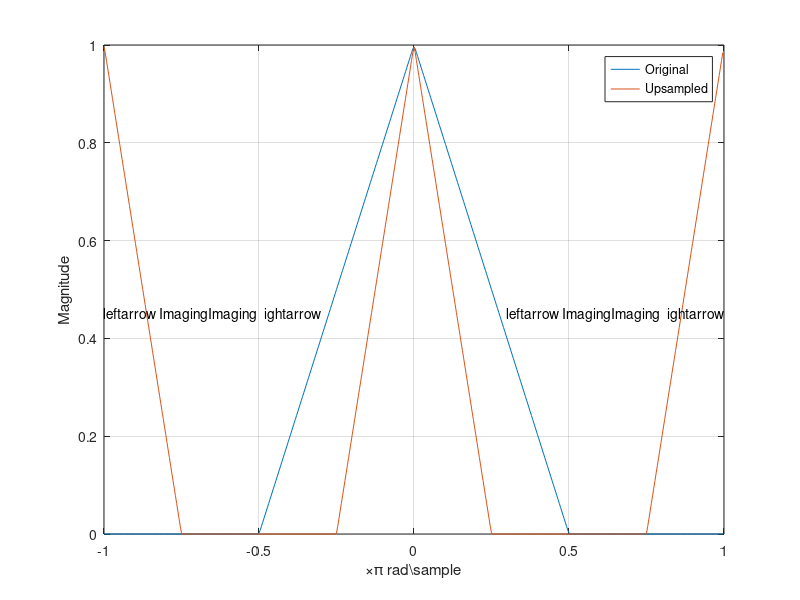

The MATLAB script that drew this image:
clc;
clear all;
close all;

f = [0 0.250 0.500 0.7500 1];
a = [1.0000 0.5000 0 0 0];

nf = 512;
b = fir2(nf - 1, f, a);
Hx = fftshift(freqz(b, 1, nf, 'whole'));

omega = -pi:2 * pi / nf:pi - 2 * pi / nf;
plot(omega / pi, abs(Hx))
grid
xlabel('\times\pi rad\sample')
ylabel('Magnitude')

y = upsample(b, 2);
Hy = fftshift(freqz(y, 1, nf, 'whole'));

hold on
plot(omega / pi, abs(Hy))
hold off
legend('Original', 'Upsampled')
text(0.65 * [-1 1], 0.45 * [1 1], ["\leftarrow Imaging" "Imaging \rightarrow"], ...
    'HorizontalAlignment', 'center')
